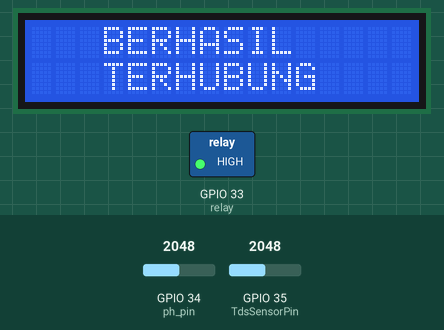
This sketch was run on a simulated ESP32. Parts: 16×2 character LCD, switched loads named in the sketch (green lamp = pin HIGH). Inputs (shaded band) come from the test bench; at power-on: GPIO 34 (ph_pin) = 2048, GPIO 35 (TdsSensorPin) = 2048. WiFi joins after 1.5 s; servers stay silent unless stated; what the sketch prints to the serial monitor is not drawn.

Above: at 3.7 s.
At 7.4 s:
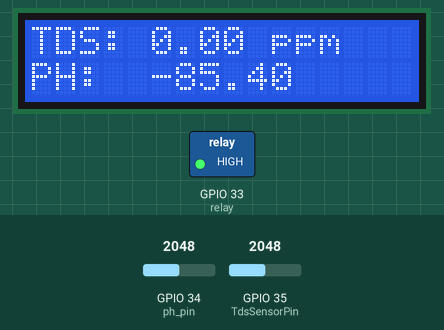
7.5 s: GPIO 34 (ph_pin) set to 2866
At 8.7 s:
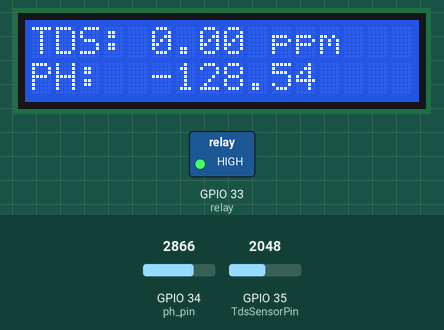
9.4 s: GPIO 34 (ph_pin) set to 3603
At 10.2 s:
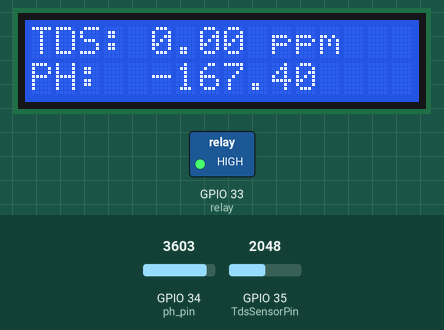
11.3 s: GPIO 34 (ph_pin) set to 4095
At 13.0 s:
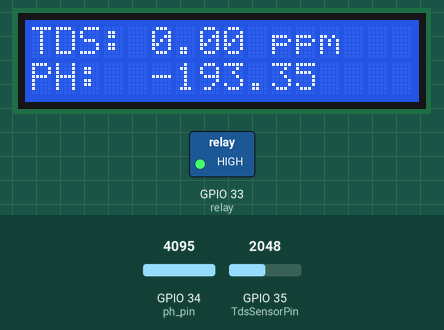
Timing chart, 0 to 14.5 s (numbered marks = the images above; inputs shaded):
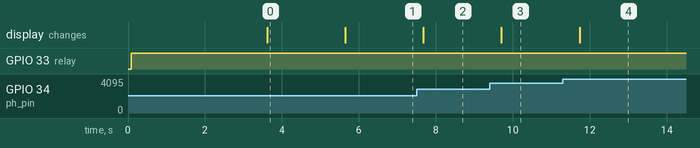

Measured:
- after the input at 7.5 s, the display: changes after 0.17 s (image 2)
- after the input at 9.4 s, the display: changes after 0.31 s (image 3)
- what the display in image 0 shows lasts 2.0 s, from 3.6 s to 5.6 s

The sketch:

thinkspeak.ino
```cpp
#include <UrlEncode.h>
#include <HTTPClient.h>
#include "GravityTDS.h"
#include <LiquidCrystal_I2C.h> //memanggil library LCD
#include <WiFi.h>
#include <WiFiClient.h>
#include <Wire.h>
#include <EEPROM.h>
#include <esp_sleep.h>
#include "ThingSpeak.h"
#include <WiFiManager.h>
#include <FS.h>
#include <SPIFFS.h>
#include <ArduinoJson.h>


#define TdsSensorPin 35
#define VREF 3.3              // analog reference voltage(Volt) of the ADC
#define SCOUNT  30
#define TDS_THRESHOLD1 60 // Ambang batas TDS
#define TDS_THRESHOLD2 70 // Ambang batas TDS
#define LCD_ADDRESS 0x27 // Alamat LCD I2C
#define LCD_COLUMNS 16
#define LCD_ROWS 2

const int relay = 33; //pin relay (pompa)
const int ph_pin= 34 ; //pin sensor ph
//const int WaktuTidur =  ; //lama deepsleep 60 menit

const int myChannelNumber = 2371215 ;
const char* apiKey1 = "YGZQPAM38A546YV4";
const char* server = "api.thingspeak.com";

//buat whatsapp
String phoneNumber = "6289604415126";
String apiKey = "1465063";


WiFiClient client;


LiquidCrystal_I2C lcd(LCD_ADDRESS, LCD_COLUMNS, LCD_ROWS); // Inisialisasi LCD
GravityTDS gravityTds;

//kalibrasi tds
int analogBuffer[SCOUNT];
int analogBufferTemp[SCOUNT];
int analogBufferIndex = 0;
int copyIndex = 0;
int flag = 0;


float averageVoltage = 0;
float tdsValue = 0;
float temperature = 25;

//kalibrasi sensor ph
float Po = 0;
float PH_step ;
int nilai_analog_PH;
double teganganPH;
float ph4 = 3.1;
float ph7 = 2.6;

//perhitungan tds : median filtering algorithm
int getMedianNum(int bArray[], int iFilterLen){
  int bTab[iFilterLen];
  for (byte i = 0; i<iFilterLen; i++)
  bTab[i] = bArray[i];
  int i, j, bTemp;
  for (j = 0; j < iFilterLen - 1; j++) {
    for (i = 0; i < iFilterLen - j - 1; i++) {
      if (bTab[i] > bTab[i + 1]) {
        bTemp = bTab[i];
        bTab[i] = bTab[i + 1];
        bTab[i + 1] = bTemp;
      }
    }
  }
  if ((iFilterLen & 1) > 0){
    bTemp = bTab[(iFilterLen - 1) / 2];
  }
  else {
    bTemp = (bTab[iFilterLen / 2] + bTab[iFilterLen / 2 - 1]) / 2;
  }
  return bTemp;
}

void setup() {
  Serial.begin(115200);

  // Inisialisasi LCD
  lcd.begin();
  lcd.backlight();
  lcd.setCursor(3, 0);
  lcd.print("Kelompok 14");

  lcd.setCursor(0, 1);
  lcd.print("Hubungkan Wifi !");


  //inisialisasi sensor tds
  pinMode(TdsSensorPin, INPUT);

  //inisialisasi sensor ph
   pinMode(ph_pin,INPUT);

   //inisialisasi relay
   pinMode(relay, OUTPUT);
   digitalWrite(relay, HIGH);

   esp_sleep_enable_timer_wakeup(36000000); // dalam mikrosekon
   delay(2000);

   //thingspeak + wifi manager
   WiFi.mode(WIFI_STA);
   WiFiManager wm;
  // wm.resetSettings();
   bool res;
   res = wm.autoConnect("Kelompok14_Despro","password"); // password protected ap
    if(!res) {
        Serial.println("Failed to connect");
            lcd.clear();
            lcd.setCursor(5, 0);
            lcd.print("GAGAL");
            lcd.setCursor(3, 1);
            lcd.print("TERHUBUNG");
            delay(2000);

         ESP.restart();
    }
    else {
        //if you get here you have connected to the WiFi
        Serial.println("connected...yeey :)");
            lcd.clear();
            lcd.setCursor(3, 0);
            lcd.print("BERHASIL");
            lcd.setCursor(3, 1);
            lcd.print("TERHUBUNG");
            delay(2000);

    }
   lcd.clear();
  lcd.setCursor(0, 0);
  lcd.print("TDS: ");
  lcd.setCursor(0, 1);
  lcd.print("PH: ");
  ThingSpeak.begin(client);

  while(true){
    digitalWrite(relay, HIGH);

    // Sensor PH
    nilai_analog_PH = analogRead(ph_pin);
    Serial.print("Nilai ADC Ph: ");
    Serial.println(nilai_analog_PH);
    teganganPH = 9 / 1024.0 * nilai_analog_PH;
    Serial.print("teganganPH: ");
    Serial.println(teganganPH, 3);

    PH_step = (ph4 - ph7) / 3;
    Po = 7.00 + ((ph7 - teganganPH) / PH_step);
    lcd.setCursor(5, 1);
    lcd.print(Po);

    // Sensor TDS
    static unsigned long analogSampleTimepoint = millis();
    if (millis() - analogSampleTimepoint > 40U) {
      analogSampleTimepoint = millis();
      analogBuffer[analogBufferIndex] = analogRead(TdsSensorPin);
      analogBufferIndex++;
      if (analogBufferIndex == SCOUNT) {
        analogBufferIndex = 0;
      }
    }

    static unsigned long printTimepoint = millis();
    if (millis() - printTimepoint > 800U) {
      printTimepoint = millis();
      for (copyIndex = 0; copyIndex < SCOUNT; copyIndex++) {
        analogBufferTemp[copyIndex] = analogBuffer[copyIndex];
        averageVoltage = getMedianNum(analogBufferTemp, SCOUNT) * (float)VREF / 4096.0;
        float compensationCoefficient = 1.0 + 0.02 * (temperature - 25.0);
        float compensationVoltage = averageVoltage / compensationCoefficient;
        tdsValue = (133.42 * compensationVoltage * compensationVoltage * compensationVoltage - 255.86 * compensationVoltage * compensationVoltage + 857.39 * compensationVoltage) * 0.5;
      }
    }

    lcd.setCursor(5, 0);
    lcd.print(tdsValue);
    lcd.print(" ppm");

    flag++;
    if (flag == 10 * 60) {
        lcd.clear();
        lcd.setCursor(2, 0);
        lcd.print("DEEPSLEEP ON");
      esp_deep_sleep_start();
      flag = 0;
    }

    Serial.print("TDS Value: ");
    Serial.print(tdsValue, 0);
    Serial.println(" ppm");

    Serial.print("Nilai PH cairan: ");
    Serial.println(Po, 2);

    // Thingspeak
    static int counter = 0;
    counter++;
    if (counter == 60) {
      ThingSpeak.setField(1, tdsValue);
      ThingSpeak.setField(2, Po);

      int x = ThingSpeak.writeFields(1, apiKey1);

      if (x == 200) {
        Serial.println("Channel update successful.");
      } else {
        Serial.println("Problem updating channel. HTTP error code " + String(x));
      }
      delay(15000);

      counter = 0;

      if (TDS_THRESHOLD1 < tdsValue && tdsValue < TDS_THRESHOLD2) {
        digitalWrite(relay, LOW);
        delay(10000);
        digitalWrite(relay, HIGH);

        lcd.clear();
        lcd.setCursor(2, 0);
        lcd.print("AIR KOTOR ! ");
        delay(4000);

        lcd.clear();
        lcd.setCursor(2, 0);
        lcd.print("DEEPSLEEP ON");
        sendMessage("AIR KOLAM DALAM KEADAAN KOTOR");
        esp_deep_sleep_start();
        esp_sleep_enable_timer_wakeup(60000000); // 60 detik
      } else {
        sendMessage("AIR KOLAM DALAM KEADAAN BERSIH");
        digitalWrite(relay, HIGH);
      }
    }

    delay(1000);
  }
}

void loop() {
}

void sendMessage(String message){

  // Data to send with HTTP POST
  String url = "https://api.callmebot.com/whatsapp.php?phone=" + phoneNumber + "&apikey=" + apiKey + "&text=" + urlEncode(message);
  HTTPClient http;
  http.begin(url);

  // Specify content-type header
  http.addHeader("Content-Type", "application/x-www-form-urlencoded");

  // Send HTTP POST request
  int httpResponseCode = http.POST(url);
  if (httpResponseCode == 200){
    Serial.print("Message sent successfully");
  }
  else{
    Serial.println("Error sending the message");
    Serial.print("HTTP response code: ");
    Serial.println(httpResponseCode);
  }
  http.end();
}
```
